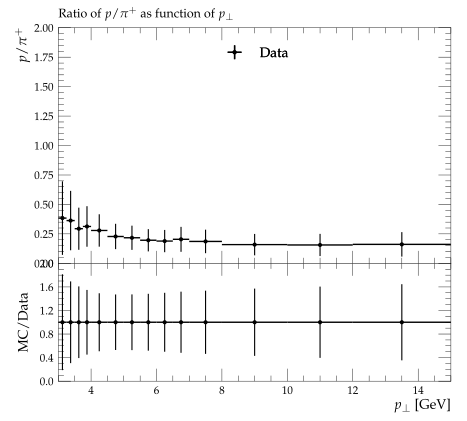

Here is the Python script that generated this plot:
#! /usr/bin/env python3

# This Python script was auto-generated using YODA v2.1.0.
# Analysis object: /STAR_2012_I930463/d07-x01-y04
# Timestamp: 07-10-2025 (17:32:21)

import matplotlib as mpl
import matplotlib.pyplot as plt
mpl.use('Agg') # comment out for interactive use
import os
import numpy as np
from numpy import nan, inf

plotDir = os.path.split(os.path.realpath(__file__))[0]
if 'YODA_USER_PLOT_PATH' in globals():
    plot_outdir = globals()['YODA_USER_PLOT_PATH']
else:
    plot_outdir = plotDir

#plot style
plt.style.use(os.path.join(plotDir, '../default.mplstyle'))
# plot metadata
figW, figH = plt.rcParams['figure.figsize']
ax_xLabel = r'$p_\perp$ [GeV]'
ax_yLabel = r'$p / \pi^+$'
ax_title  = r'Ratio of $p / \pi^{+}$ as function of $p_\perp$'
ax_xScale = 'linear'
ax_yScale = 'linear'
xLims = (3.0, 15.0)
yLims = (0.0, 2.0)

# TeX-friendly labels for the legend
labels = {
    'legend' : ([ r"Data", r"pp200GeV" ], r""),
}

# Adjust canvas width and height
canvasW = 10.0
canvasH = 9.0
figW *= canvasW/10.
figH *= canvasH/9.

# Create figure and axis objects
fig, (ax, ratio0_ax) = plt.subplots(2, 1, sharex=True,
                  figsize=(figW,figH), gridspec_kw={'height_ratios': (6.0, 3.0)})

# Set figure margins
plt.subplots_adjust(
    left   = 1.0 * plt.rcParams['figure.subplot.left'],
    right  = 1.0 * plt.rcParams['figure.subplot.right'],
    top    = 1.0 * plt.rcParams['figure.subplot.top'],
    bottom = 1.0 * plt.rcParams['figure.subplot.bottom'])

ratio0_ax.yaxis.set_major_locator(mpl.ticker.MultipleLocator(0.4))
ratio0_ax.set_ylim(0.0, 2.0)
ratio0_ax.set_ylabel('MC/Data')

# the numerical data is stored in a separate file
dataf = dict()
prefix = os.path.split(__file__)[0]
if prefix:    prefix = prefix + '/'
exec(open(prefix+'d07-x01-y04__data.py').read(), dataf)


legend_handles = dict() # keep track of handles for the legend

# style options for curves
# starts at zorder>=5 to draw curve on top of legend
styles = {
  'Data': {
    'color' : 'black',
    'linestyle' : '-',
    'linewidth' : 1,
    'marker' : 'o',
    'markersize' : 2,
    'capsize' : 0.0,
    'zorder' : 5,
    'histstyle' : 0,
    'drawstyle' : 'steps-pre',
    'xerrorbars' : 1,
    'yerrorbars' : 1,
    'fillcolor' : None,
    'fillopacity' : 1.0,
    'ratio0_linestyle' : '-',
    'ratio0_linewidth' : 1,
    'ratio0_marker' : 'o',
    'ratio0_markersize' : 2,
    'ratio0_capsize' : 0.0,
    'ratio0_zorder' : 5,
    'ratio0_histstyle' : 0,
    'ratio0_drawstyle' : 'steps-pre',
    'ratio0_xerrorbars' : 1,
    'ratio0_yerrorbars' : 1,
  },
  'pp200GeV.yoda': {
    'color' : '#EE3311',
    'linestyle' : '-',
    'linewidth' : 1,
    'marker' : 'none',
    'markersize' : 2,
    'capsize' : 0.0,
    'zorder' : 6,
    'histstyle' : 1,
    'drawstyle' : 'steps-pre',
    'xerrorbars' : 1,
    'yerrorbars' : 1,
    'fillcolor' : None,
    'fillopacity' : 1.0,
    'ratio0_linestyle' : '-',
    'ratio0_linewidth' : 1,
    'ratio0_marker' : 'none',
    'ratio0_markersize' : 2,
    'ratio0_capsize' : 0.0,
    'ratio0_zorder' : 6,
    'ratio0_histstyle' : 1,
    'ratio0_drawstyle' : 'steps-pre',
    'ratio0_xerrorbars' : 1,
    'ratio0_yerrorbars' : 1,
  },
}

# curve from input yoda files in main panel
for label, yvals in dataf['yvals'].items():
    if all(np.isnan(v) for v in dataf['yvals'][label]):
        continue
    tmp = None
    if styles[label]['histstyle']: # draw as histogram
        xpos = dataf['xedges'][label] if styles[label]['drawstyle'] else dataf['xpoints'][label]
        ypos = np.insert(yvals, 0, yvals[0]) if styles[label]['drawstyle'] else yvals
        if styles[label]['fillcolor']: # fill area below curve
            ax.fill_between(xpos, ypos, step='pre',
                            color=styles[label]['fillcolor'],
                            alpha=styles[label]['fillopacity'])
        tmp, = ax.plot(xpos, ypos,
                       color=styles[label]['color'],
                       linestyle=styles[label]['linestyle'],
                       linewidth=styles[label]['linewidth'],
                       drawstyle=styles[label]['drawstyle'], solid_joinstyle='miter',
                       zorder=styles[label]['zorder'], label=label)
    tmp = ax.errorbar(dataf['xpoints'][label], yvals,
                      xerr=np.array(dataf['xerrs'][label])*styles[label]['xerrorbars'],
                      yerr=np.array(dataf['yerrs'][label])*styles[label]['yerrorbars'],
                      fmt=styles[label]['marker'], capsize=styles[label]['capsize'],
                      markersize=styles[label]['markersize'],
                      ecolor=styles[label]['color'],
                      color=styles[label]['color'], zorder=styles[label]['zorder'])
    tmp[-1][0].set_linestyle(styles[label]['linestyle'])
    tmp[-1][0].set_linewidth(styles[label]['linewidth'])
    if label in dataf['add_legend_handle']:  legend_handles[label] = tmp
    for varLabel in dataf['variation_yvals'].keys():
        if varLabel.startswith(label):
            tmp, = ax.plot(dataf['xedges'][label], dataf['variation_yvals'][varLabel],
                           color=styles[label]['color'],
                           linestyle=styles[label]['linestyle'],
                           linewidth=styles[label]['linewidth'],
                           drawstyle='steps-pre', solid_joinstyle='miter',
                           zorder=styles[label]['zorder'], alpha=0.5)


# plots on ratio panel
# curve from input yoda files in ratio panel
for label, yvals in dataf['ratio0_yvals'].items():
    if all(np.isnan(v) for v in yvals):
        continue
    if styles[label]['ratio0_histstyle']: # plot as histogram
        xpos = dataf['xedges']['Data'] if styles[label]['ratio0_drawstyle'] else dataf['xpoints']['Data']
        ypos = np.insert(yvals, 0, yvals[0]) if styles[label]['ratio0_drawstyle'] else yvals
        ratio0_ax.plot(xpos, ypos,
                       color=styles[label]['color'],
                       linewidth=styles[label]['linewidth'],
                       linestyle=styles[label]['ratio0_linestyle'],
                       drawstyle=styles[label]['ratio0_drawstyle'], zorder=styles[label]['zorder'],
                       solid_joinstyle='miter')
    tmp = ratio0_ax.errorbar(dataf['xpoints']['Data'], yvals,
                             xerr=np.array(dataf['ref_xerrs'])*styles[label]['ratio0_xerrorbars'],
                             yerr=np.array(dataf['ratio0_yerrs'][label])*styles[label]['ratio0_yerrorbars'],
                             fmt=styles[label]['ratio0_marker'], capsize=styles[label]['ratio0_capsize'],
                             markersize=styles[label]['ratio0_markersize'],
                             ecolor=styles[label]['color'],
                             color=styles[label]['color'])
    tmp[-1][0].set_linestyle(styles[label]['ratio0_linestyle'])
    tmp[-1][0].set_linewidth(styles[label]['ratio0_linewidth'])

    for varlabel in dataf['ratio0_variation_vals'].keys():
        if varlabel.startswith(label):
            ratio0_ax.plot(dataf['xedges']['Data'],
                            dataf['ratio0_variation_vals'][varlabel],
                            color=styles[label]['color'],
                            linestyle=styles[label]['linestyle'],
                            linewidth=styles[label]['linewidth'],
                            drawstyle='steps-pre', solid_joinstyle='miter',
                            zorder=1, alpha=0.5)

legend_items = list(legend_handles.values())
ax.add_artist(ax.legend(legend_items,
                        labels['legend'][0],
                        title=labels['legend'][1],
                        alignment='left',
                        loc='upper center',
                        bbox_to_anchor=(0.5, 0.97)))

# set plot metadata as defined above
ratio0_ax.set_xlabel(ax_xLabel)
ratio0_ax.xaxis.set_label_coords(1., -0.15)
ax.set_ylabel(ax_yLabel, ha='right', va='top')
ax.yaxis.set_label_coords(-0.11, 1.0)
ax.set_title(ax_title, loc='left')
ax.set_xscale(ax_xScale)
ax.set_yscale(ax_yScale)
ax.set_xlim(xLims)
ax.set_ylim(yLims)

# tick formatting
plt.rcParams['xtick.top'] = True
plt.rcParams['ytick.right'] = True
fig.align_ylabels((ax, ratio0_ax))
plt.savefig(os.path.join(plot_outdir, 'd07-x01-y04.pdf'), format='PDF')
plt.savefig(os.path.join(plot_outdir, 'd07-x01-y04.png'), format='PNG')

plt.close(fig)
